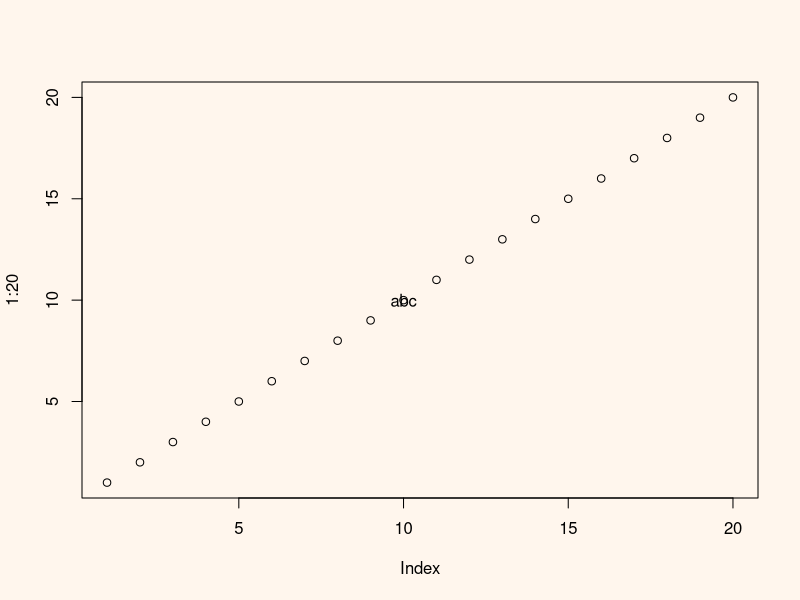

The R script that drew this image:
# Args <- commandArgs()
# gene<- unlist(strsplit(Args[6],split='_'))
# cancer<- unlist(strsplit(Args[7],split=','))
# signature<-Args[8]
# normalMed<-Args[9]
# normalGene<-Args[10]
# corMed<-Args[11]
# mergedatasets<-Args[12]
# datatype<-Args[13]
# 
# maintitle=paste(gene,cancer,signature,normalMed,normalGene,corMed,mergedatasets,datatype,sep="-")
# maintitle2=paste(gene,cancer,signature,normalMed,normalGene,corMed,mergedatasets,datatype,sep="\n")
maintitle='abc'
png(file=paste("./img/",maintitle,".png",sep=""))
background<-rgb(255, 246, 237,max=255)
par(bg=background)
plot(1:20)
text(10,10, maintitle)
dev.off()



cat (maintitle)

